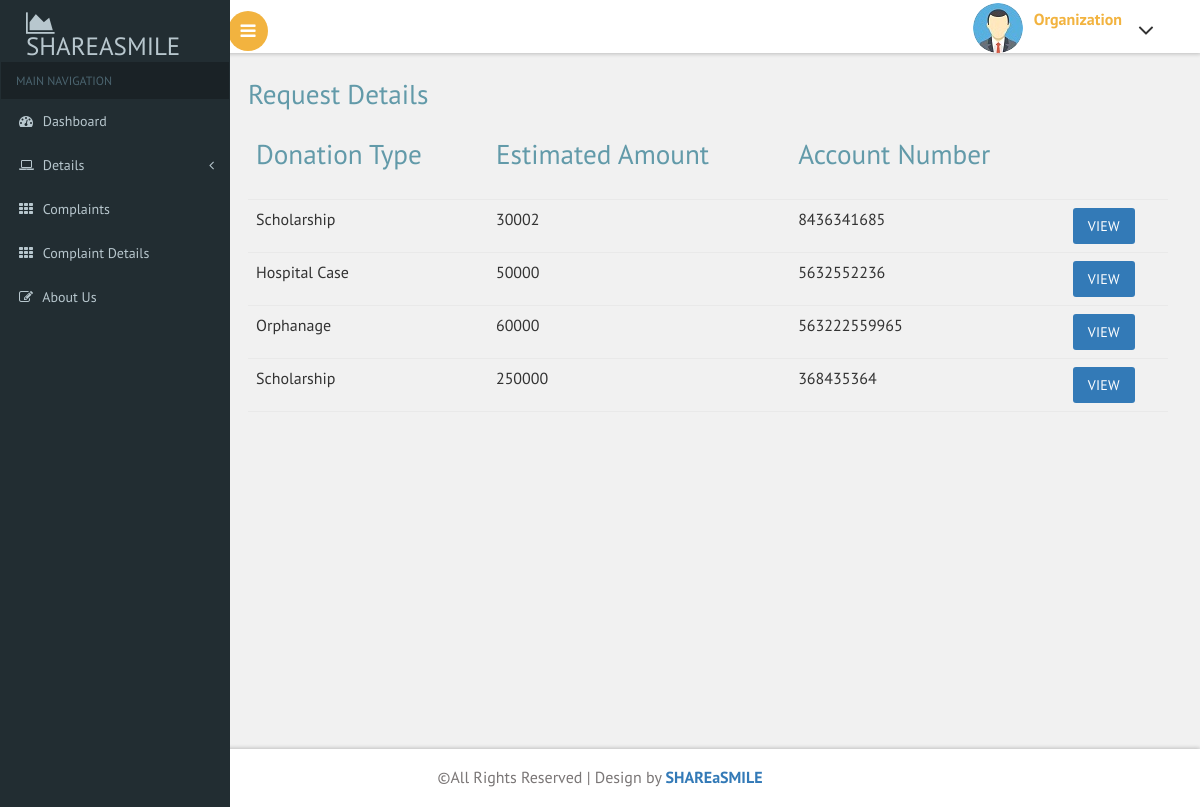
Screenshot of /organisation/organizationdetails.php (signed in) with the database file from the repository.
### tables this page shows
CREATE TABLE `request_form` (
  `donation_id` int(11) NOT NULL,
  `organization_email` varchar(100) NOT NULL,
  `donation_type` varchar(200) NOT NULL,
  `donation_details` varchar(600) NOT NULL,
  `estimated_amount` varchar(100) NOT NULL,
  `account_number` varchar(100) NOT NULL,
  `ifsc_code` varchar(50) NOT NULL,
  `bank_name` varchar(100) NOT NULL,
  `holder_name` varchar(100) NOT NULL,
  `branch` varchar(100) NOT NULL,
  `place` varchar(100) NOT NULL,
  `date` varchar(30) NOT NULL
);

### organisation/organizationdetails.php (the view, shortened to what this page needs)
<?php
include("header.php");
$email = $_SESSION['email'];
?>
<div id="page-wrapper">
  <div class="main-page">
    <h2 class="title1">Request Details</h2>
    <table class="table table-hover">
      <thead>
        <th>
          <h2 class="title1">Donation Type</h2>
        </th>
        <th>
          <h2 class="title1">Estimated Amount</h2>
        </th>
        <th>
          <h2 class="title1">Account Number</h2>
        </th>
        <th></th>
      </thead>
      <tbody>
        <?php
        require("connect.php");
        $sql = "SELECT * FROM request_form WHERE organization_email='$email'";
        $res = mysqli_query($conn, $sql);
        if (mysqli_num_rows($res) > 0) {
          while ($row = mysqli_fetch_assoc($res)) {
        ?>
            <tr>
              <td>
                <?php echo $row['donation_type'] ?>
              </td>
              <td>
                <?php echo $row['estimated_amount'] ?>
              </td>
              <td>
                <?php echo $row['account_number'] ?>
              </td>
              <td><a class="btn btn-primary" href="showrequest.php?id=<?php echo $row['donation_id'] ?>">View</a></td>
            </tr>
        <?php
          }
        }
        ?>
      </tbody>
    </table>
  </div>
</div>
<?php
include("footer.php");
?>

### organisation/css/custom.css (style rules this page uses)
#page-wrapper { padding:5em 2em 2.5em; background-color: #F1F1F1; }

### rows the page displays
request_form: donation_type "Scholarship", estimated_amount "30002", account_number "8436341685"
request_form: donation_type "Hospital Case", estimated_amount "50000", account_number "5632552236"
request_form: donation_type "Orphanage", estimated_amount "60000", account_number "563222559965"
request_form: donation_type "Scholarship", estimated_amount "250000", account_number "368435364"
